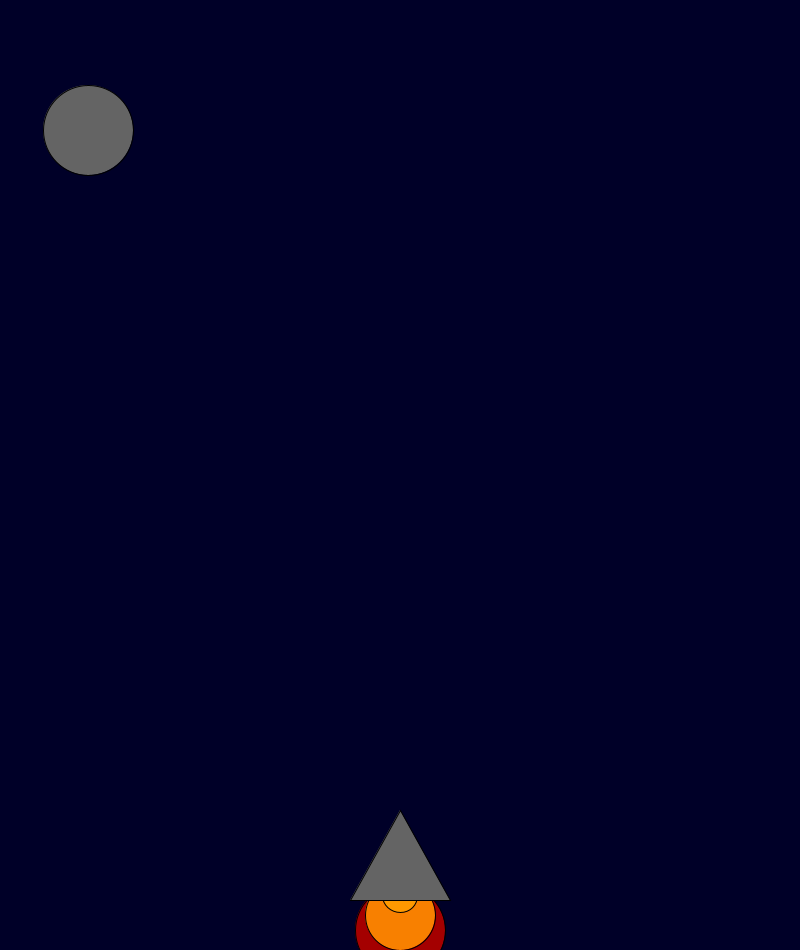
Frame 1 (no input)
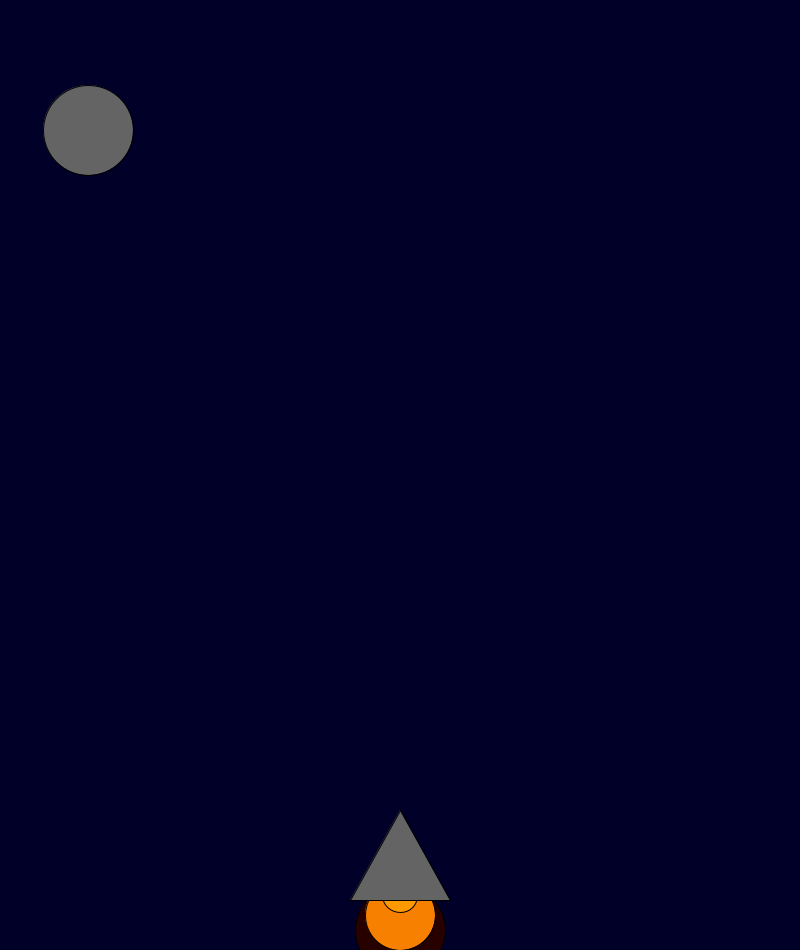
Frame 60 (the mouse pressed at the canvas centre just before this capture)
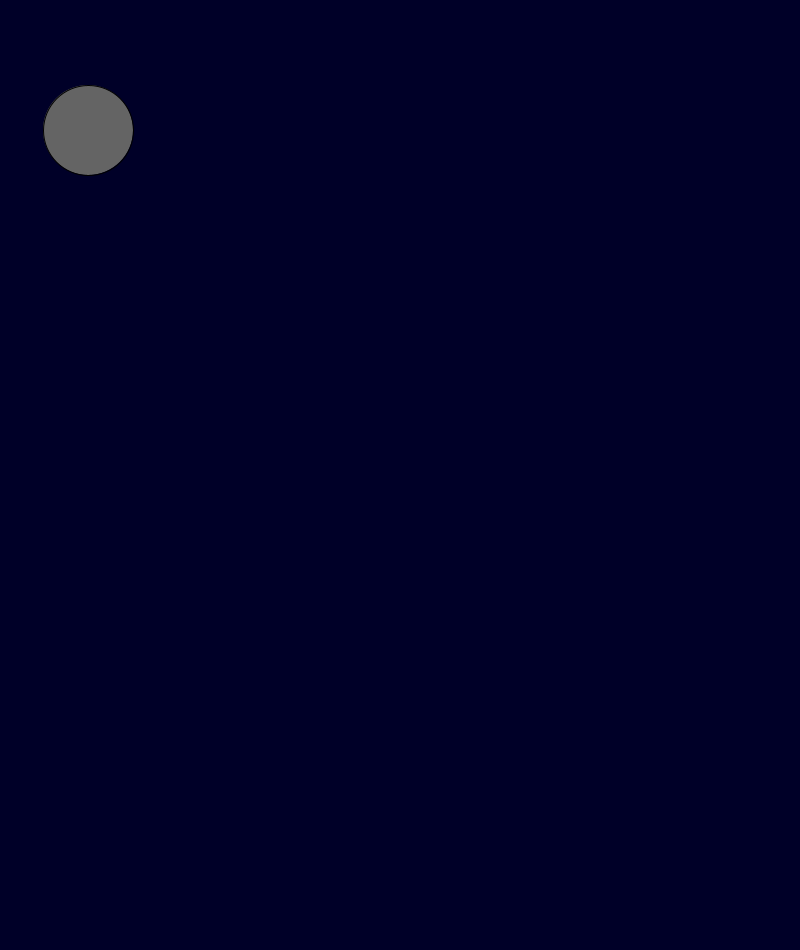
Frame 120 (the mouse held since frame 60 and released just before this capture)

The Processing sketch that drew these frames (run headless with seeded random() and noise(); from frame 60 on, the mouse is pressed at the canvas centre):

// Processing sketch: rocket_ship
// ── rocket_ship.pde
int x = 400; 
int y = 800; 

void setup() {
    size(800, 950);
    
}
    
void draw() {
  
  background(0, 0, 40); 
  if(mousePressed){
     // x += (int)random(-1, 3);
      y += (int)random(-150, -1);
      println (y);
   
  }
    fill(random(255), 0, 0);
    ellipse(x, y + 130, 90, 90);
    fill(248, 128, 0);
    ellipse(x, y + 115, 70, 70);
    fill(255, 153, 0);
    ellipse(x, y + 95, 35, 35);
    fill(100, 100, 100);
    triangle(x, y + 10, x + 50, y + 100, x - 50, y + 100);
    ellipse(88, 130, 90, 90);
    

}
